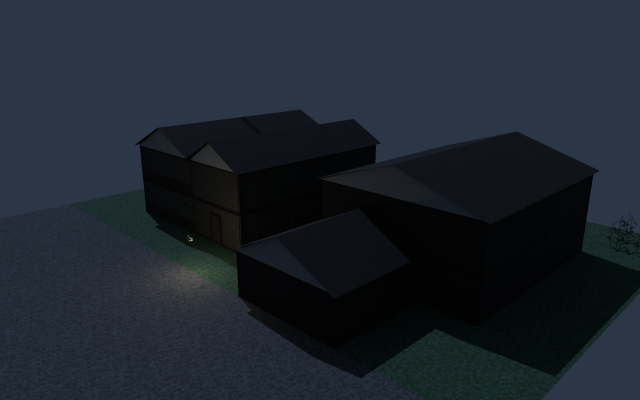
#> input picture software/beckenburg/development/levels/previews/farmhouse-blender-exterior.png, 1280 x 800 px, given in place of level_boiler_modern.png, which was not available (shown at 1/2 size)
$ python build_wear_review.py
#> lines starting #> are read from the running program, lines starting #| are printed output that depends on the picture; pictures that were not available may be replaced by others from this repository, and a replacement may not be noted
"""Contact sheet of actual clean/worn Blender renders, with unchanged lighting."""
from pathlib import Path
from PIL import Image,ImageDraw,ImageFont
ROOT=Path(__file__).resolve().parent
font=ImageFont.truetype('C:/Windows/Fonts/arial.ttf',24)
families=[('level_boiler_modern','Condensing boiler'),('level_boiler_coal','Retired coal boiler'),
          ('level_lived_curio','Inherited display'),('level_hiding_cupboard','Hiding cupboard')]
canvas=Image.new('RGB',(1600,4*380),'#151a1f');draw=ImageDraw.Draw(canvas)
#> after `canvas = Image.new('RGB', (1600, 4 * 380), '#151a1f')`:
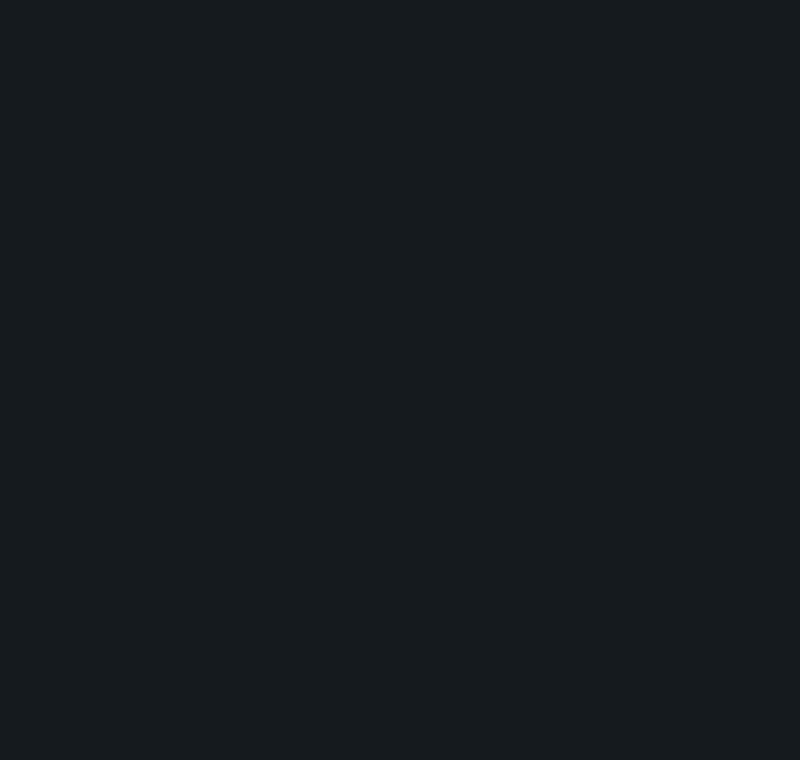
#> canvas: PIL image 1600x1520 RGB (shown at 1/2 size); mean R, G, B 21, 26, 31
for y,(name,label) in enumerate(families):
    for x,suffix in enumerate(['','_worn']):
        with Image.open(ROOT/f'previews/{name}{suffix}.png') as source:
#> source is the input picture: PIL image 1280x800 RGBA; mean R, G, B, A 29.1, 36.6, 46.3, 255
            source.thumbnail((800,334),Image.Resampling.LANCZOS);canvas.paste(source,(x*800,y*380+42))
#> after `source.thumbnail((800, 334), Image.Resampling.LANCZOS)`:
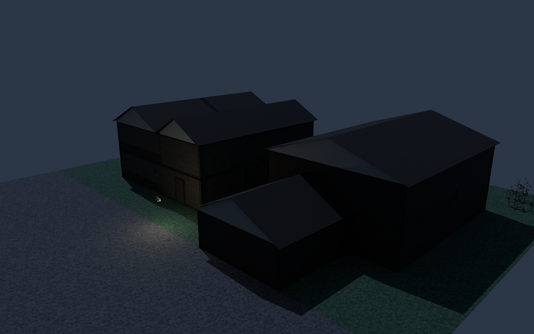
#> source: PIL image 534x334 RGBA; mean R, G, B, A 29.1, 36.6, 46.3, 255
#> after `canvas.paste(source, (x * 800, y * 380 + 42))`:
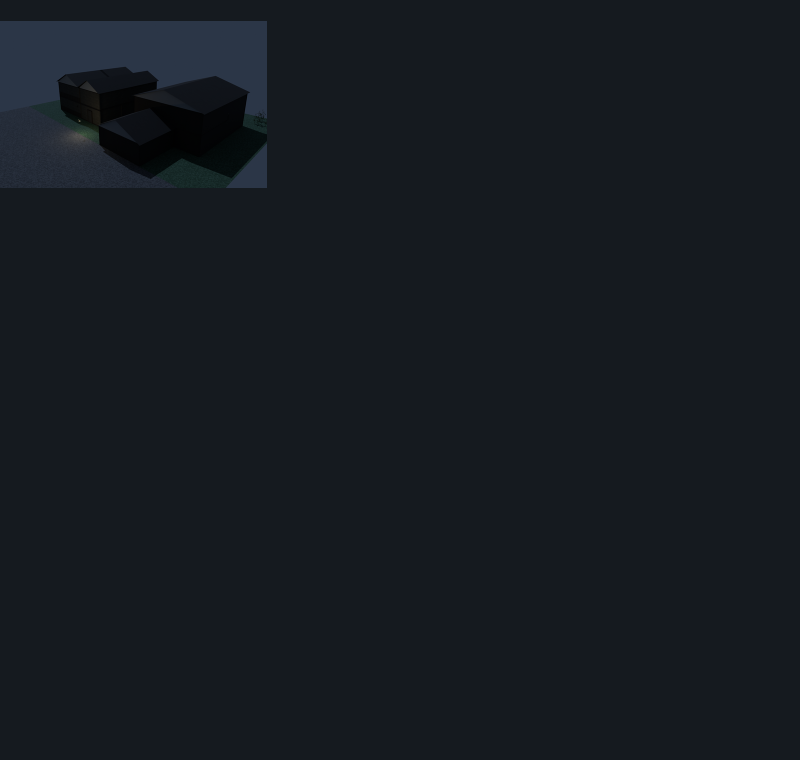
#> canvas: PIL image 1600x1520 RGB (shown at 1/2 size); mean R, G, B 21.6, 26.8, 32.1
        draw.text((x*800+20,y*380+7),label+' — '+('Clean' if x==0 else 'Worn'),font=font,fill='#e2e7ef')
#> pass 2 of the loop `for y,(name,label) in enumerate(families):`:
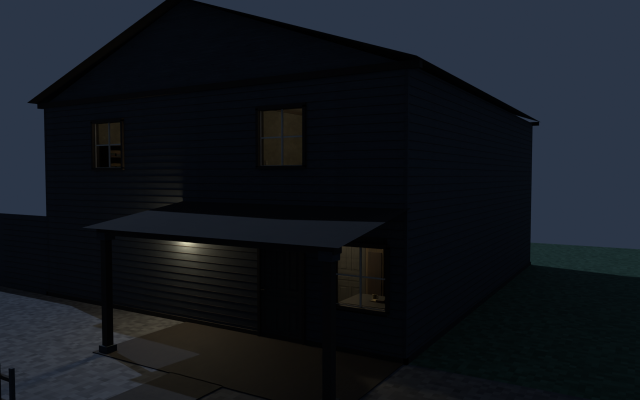
#> input picture software/beckenburg/development/levels/previews/house-blender-exterior.png, 1280 x 800 px, given in place of level_boiler_coal.png, which was not available (shown at 1/2 size)
#> source is the input picture: PIL image 1280x800 RGBA; mean R, G, B, A 18.1, 22.3, 28.1, 255
#> `source.thumbnail((800, 334), Image.Resampling.LANCZOS)`:
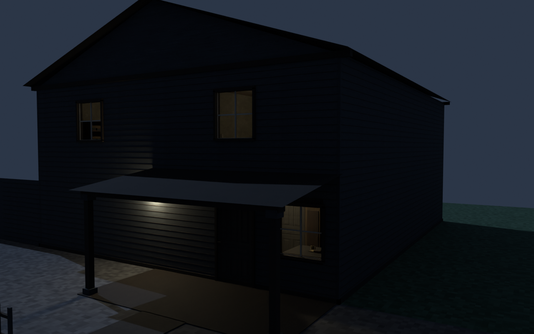
#> source: PIL image 534x334 RGBA; mean R, G, B, A 18.1, 22.3, 28.2, 255
#> `canvas.paste(source, (x * 800, y * 380 + 42))`:
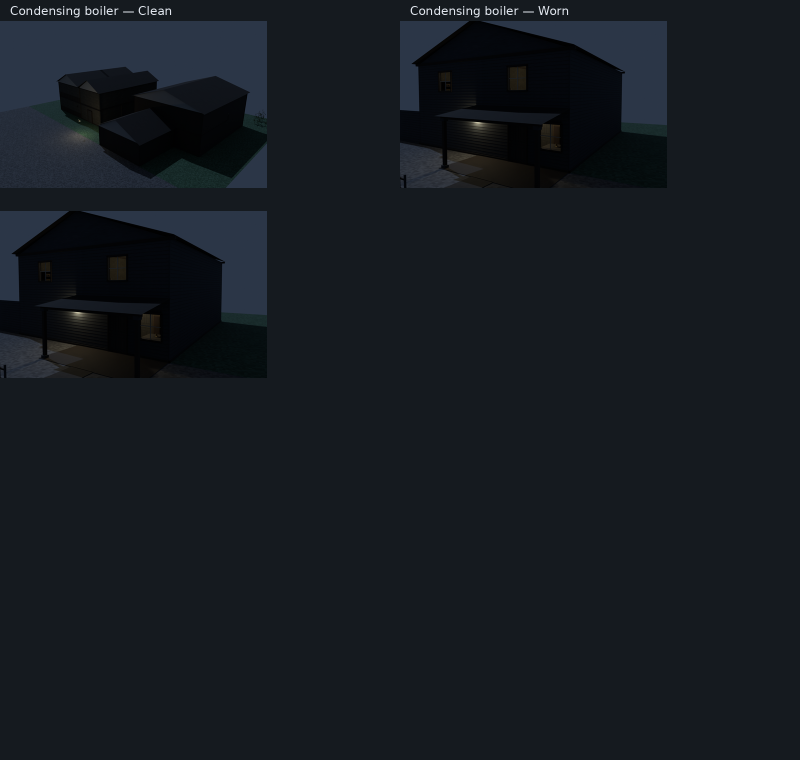
#> canvas: PIL image 1600x1520 RGB (shown at 1/2 size); mean R, G, B 21.4, 26.5, 32
#> (the run stopped early here; a loop or call above may not have finished)
